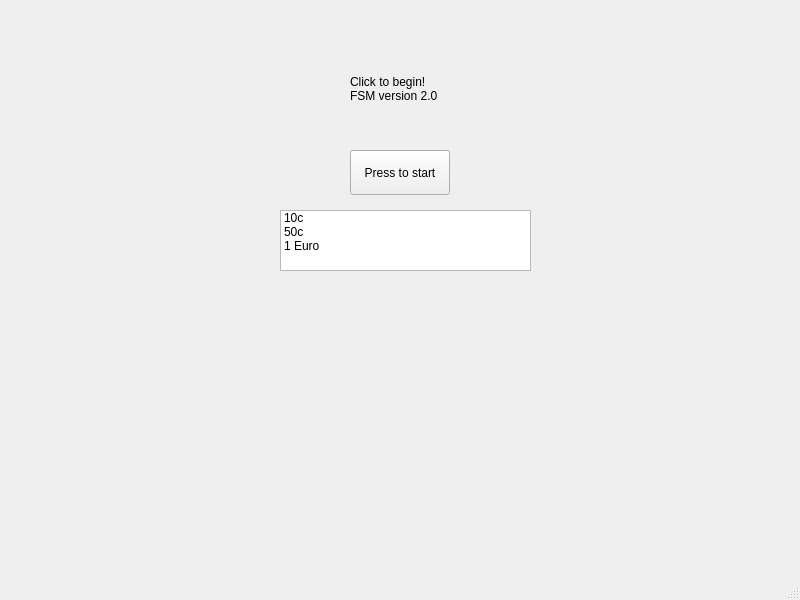
<?xml version="1.0" encoding="UTF-8"?>
<ui version="4.0">
 <class>MainWindow</class>
 <widget class="QMainWindow" name="MainWindow">
  <property name="geometry">
   <rect>
    <x>0</x>
    <y>0</y>
    <width>800</width>
    <height>600</height>
   </rect>
  </property>
  <property name="windowTitle">
   <string>MainWindow</string>
  </property>
  <widget class="QWidget" name="centralwidget">
   <widget class="QPushButton" name="pushButton">
    <property name="geometry">
     <rect>
      <x>350</x>
      <y>150</y>
      <width>100</width>
      <height>45</height>
     </rect>
    </property>
    <property name="acceptDrops">
     <bool>false</bool>
    </property>
    <property name="text">
     <string>Press to start</string>
    </property>
   </widget>
   <widget class="QLabel" name="label">
    <property name="geometry">
     <rect>
      <x>350</x>
      <y>60</y>
      <width>141</width>
      <height>71</height>
     </rect>
    </property>
    <property name="text">
     <string>Click to begin!
FSM version 2.0
</string>
    </property>
   </widget>
   <widget class="QListWidget" name="listWidget">
    <property name="geometry">
     <rect>
      <x>280</x>
      <y>210</y>
      <width>251</width>
      <height>61</height>
     </rect>
    </property>
    <item>
     <property name="text">
      <string>10c</string>
     </property>
    </item>
    <item>
     <property name="text">
      <string>50c</string>
     </property>
    </item>
    <item>
     <property name="text">
      <string>1 Euro</string>
     </property>
    </item>
   </widget>
  </widget>
  <widget class="QMenuBar" name="menubar">
   <property name="geometry">
    <rect>
     <x>0</x>
     <y>0</y>
     <width>800</width>
     <height>24</height>
    </rect>
   </property>
  </widget>
  <widget class="QStatusBar" name="statusbar"/>
 </widget>
 <resources/>
 <connections/>
</ui>
